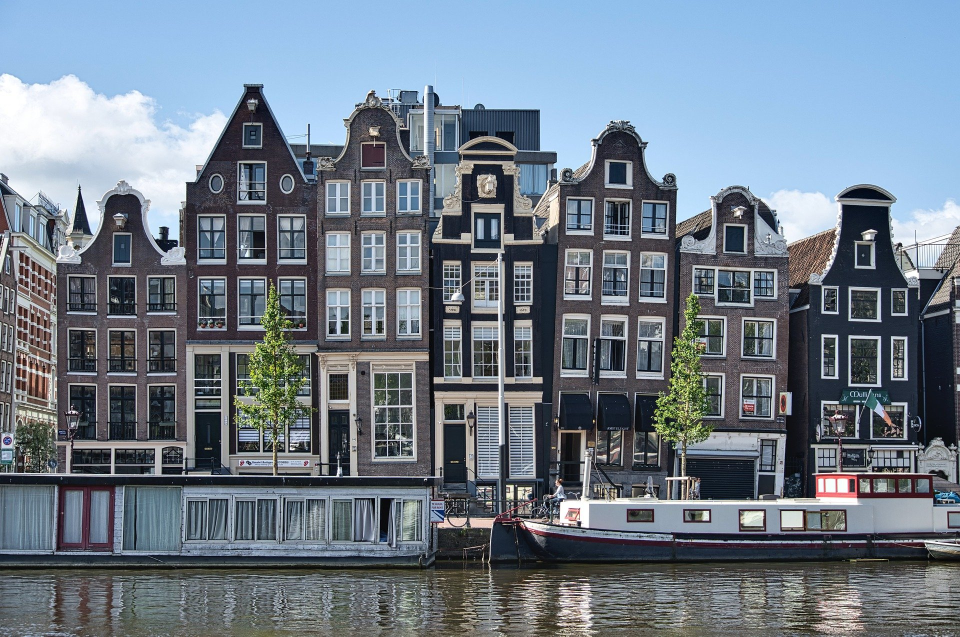
#> input picture week6-files/ps4/buildings.jpg, 1920 x 1273 px (shown at 1/2 size)
$ python image-processing.py
#> lines starting #> are read from the running program, lines starting #| are printed output that depends on the picture
from PIL import Image

filename = "buildings.jpg"

with Image.open(filename) as img:
#> img is the input picture: PIL image 1920x1273 RGB; mean R, G, B 111.7, 124, 136.7
    img.load()
# [10 lines of commented-out code are left out]
cropped_img = img.crop((300,150,700,1000))
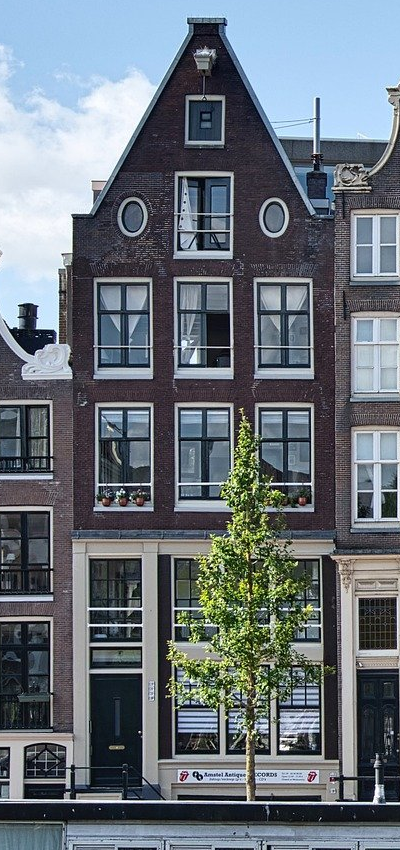
#> cropped_img: PIL image 400x850 RGB; mean R, G, B 105.3, 114, 122.1
# cropped_img.show()

resized_img = cropped_img.resize((cropped_img.width // 4 , cropped_img.height //4))
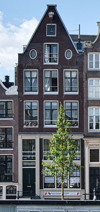
#> resized_img: PIL image 100x212 RGB; mean R, G, B 105.3, 114, 122.1
# resized_img.show()
